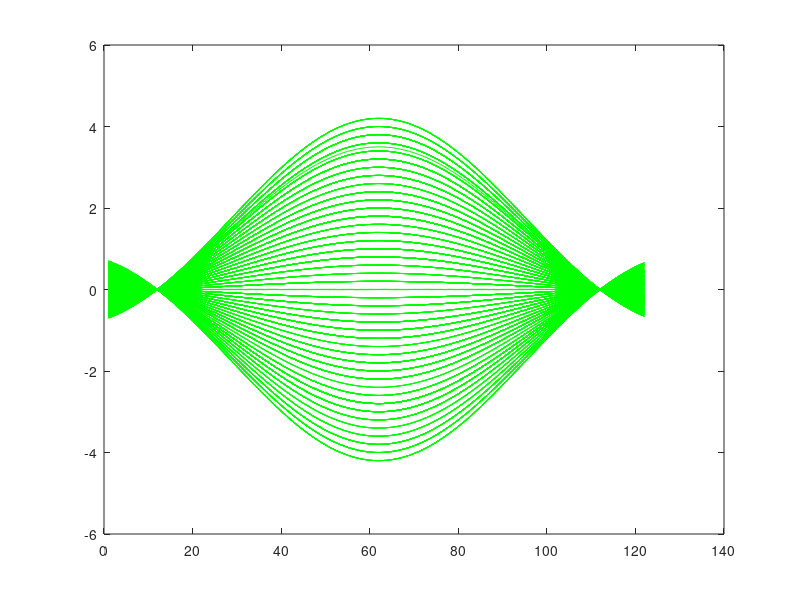

MATLAB code for this plot:
clear


%pkg load signal;
BITS_PER_SYMBOL = 3;
NOISEVAR = 0.0000005;
channelresp = [1 0.2];
N = 500;

PAMLEVEL = 2^BITS_PER_SYMBOL;

t = -3:0.01:3;
p = sinc(t * 2);
symbols = randi([0 PAMLEVEL - 1], N, 1) - (PAMLEVEL - 1) / 2;
symbols_up = zeros(N * length(t), 1);
symbols_up(1:length(t):end) = symbols
symbols_up = conv(symbols_up, p);
recv_symbols = conv(symbols_up, upsample(channelresp, length(t)));
recv_symbols = recv_symbols + sqrt(NOISEVAR) * randn(size(recv_symbols));

offset = floor(length(t) / 2);

for i=1:N
  plot(recv_symbols((i - 1) * length(t) + offset - 60:i * length(t)- offset + 60), 'g-'); hold on;
end;
 hold off